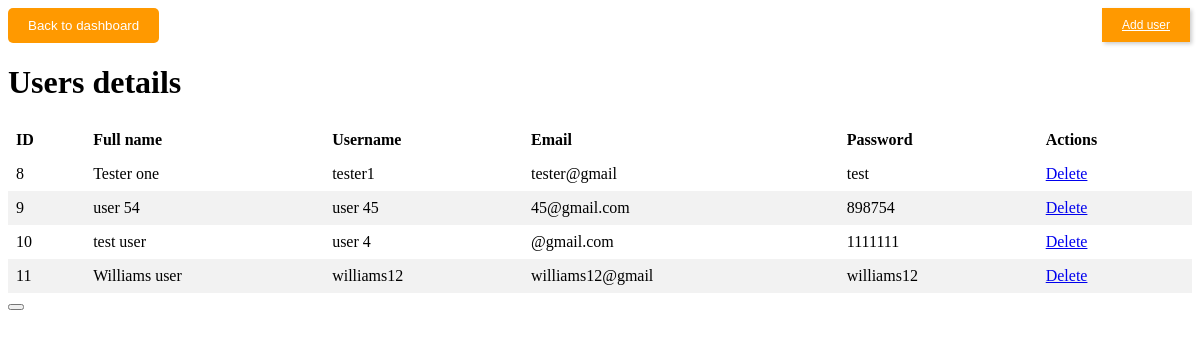
Page /adminpanel/users.php (signed in) on the committed database.
### tables this page shows
CREATE TABLE `users` (
  `id` int(30) NOT NULL,
  `name` varchar(20) NOT NULL,
  `username` varchar(191) NOT NULL,
  `email` varchar(191) NOT NULL,
  `password` varchar(10) NOT NULL,
  `created_at` datetime NOT NULL DEFAULT current_timestamp()
);

### adminpanel/users.php (the view, shortened to what this page needs)
<?php
$servername = "localhost";
$username = "root";
$password = "";
$database = "edutur";
$con = new mysqli($servername, $username, $password, $database);
try {
      $sql = "SELECT id, username, name, email, password FROM users";
      $result = $con->query($sql);
      if ($result) {
          $users = $result->fetch_all(MYSQLI_ASSOC);
      } else {
          throw new Exception("Query failed: " . $con->error);
      }
  } catch (Exception $e) {
      die("An error occurred while fetching admin details: " . $e->getMessage());
  }
?>
<!DOCTYPE html>
<html lang="en">
<head>
    <link rel="stylesheet" href="stylead.css">
</head>
<body>
<button style="background-color: #ff9900; padding: 10px 20px; border: none; color: #fff; cursor: pointer; border-radius: 5px;">
    <a href="./admindashboard.php" style="text-decoration: none; color: #fff;">Back to dashboard</a>
</button>
    <div class="content">
        <h1>Users details</h1>
        <table>
            <thead>
                <tr>
                <th>ID</th>
                <th>Full name</th>
                    <th>Username</th>
                    <th>Email</th>
                    <th>Password</th>
                    <th>Actions</th>
                </tr>
            </thead>
            <tbody>
                <?php foreach ($users as $users): ?>
                    <tr>
                    <td><?= htmlspecialchars($users['id']) ?></td>
                        <td><?= htmlspecialchars($users['name']) ?></td>
                        <td><?= htmlspecialchars($users['username']) ?></td>
                        <td><?= htmlspecialchars($users['email']) ?></td>
                        <td><?= htmlspecialchars($users['password']) ?></td>
                        <td><a  href='deleteuser.php?id=<?= htmlspecialchars($users['id']) ?>' id='btn'>Delete</a></td>
                    </tr>
                <?php endforeach; ?>
            </tbody>
        </table>
       <button> <a class="login_btn" href="./adduser.php">Add user</a> </button>
    </div>
</body>
</html>

### adminpanel/stylead.css (style rules this page uses)
table { width: 100%; border-collapse: collapse; margin-top: 20px; }
table, th, td { border: 1px solid var(--border); padding: 8px; text-align: left; }
th { background-color: var(--light-bg); }
tr:nth-child(even) { background-color: #f2f2f2; }
.login_btn { position: fixed; top: 1vh; right: 10px; padding: 10px 20px; font-size: 12px; color: #fff; border: none; gap: 10px; cursor: pointer; background-color: #ff9900; box-shadow: 2px 2px 4px rgba(0, 0, 0, 0.2); }

### rows in the picture
users: id "8", name "Tester one", username "tester1", email "tester@gmail", password "test"
users: id "9", name "user 54", username "user 45", email "45@gmail.com", password "898754"
users: id "10", name "test user", username "user 4", email "@gmail.com", password "1111111"
users: id "11", name "Williams user", username "williams12", email "williams12@gmail", password "williams12"
